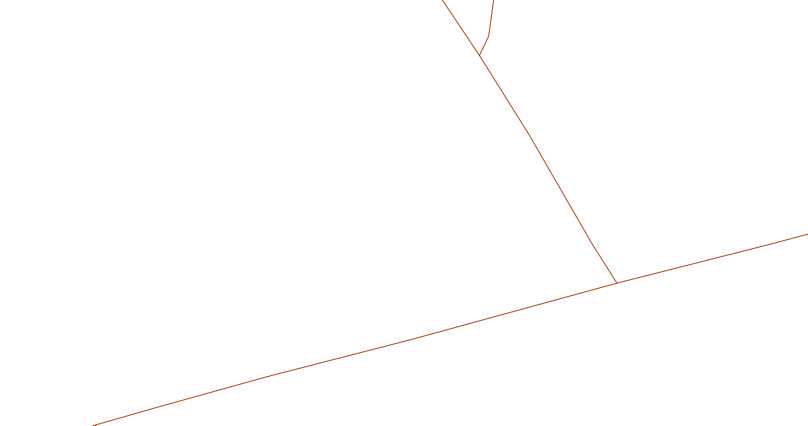
#> input picture Region_Growing/images/axe0.png, 1616 x 851 px, given in place of axe5.png, which was not available (shown at 1/2 size)
$ python mask.py -img 5
#> lines starting #> are read from the running program, lines starting #| are printed output that depends on the picture
import cv2
import numpy as np
import sys
from utils import *
from skimage import io, morphology
import matplotlib.pyplot as plt
import argparse  # Importation du module argparse pour le parsing des arguments

def update_kernel_size(val):
    """
    Slider callback function to update the kernel size and apply dilation to the skeleton image.
    """
    kernel_size = val

    # Ensure kernel_size is odd, preferred for convolution kernels
    if kernel_size % 2 == 0:
        kernel_size += 1

    kernel = np.ones((kernel_size, kernel_size), np.uint8)

    # Apply dilation
    dilated_mask = cv2.dilate(skeleton, kernel, iterations=1)

    # Apply the dilated mask to the road image
    masked_road = cv2.bitwise_and(road, road, mask=dilated_mask)

    # Display the result
    cv2.imshow('Masked Road', masked_road)

# Parser des arguments de la ligne de commande
def parse_arguments():
    parser = argparse.ArgumentParser(description="Apply dilation and segmentation to road images using skeleton axis.")
    parser.add_argument("-img", type=int, required=True, help="Image number to process (e.g., 1, 2, 3, ...)")
    return parser.parse_args()

# Main script
if __name__ == "__main__":
    # Parse les arguments de la ligne de commande
    args = parse_arguments()

    # Construire les chemins des images en fonction du numéro d'image
    image_number = args.img
    central_axis_path = f'images/axe{image_number}.png'
    road_image_path = f'route{image_number}.png'


    # Charger l'image de l'axe central
    central_axis = cv2.imread(central_axis_path, cv2.IMREAD_GRAYSCALE)
#> central_axis: shape (851, 1616); min 72, max 255, mean 254.5

    # Inverser l'image (si nécessaire)
    central_axis = cv2.bitwise_not(central_axis)
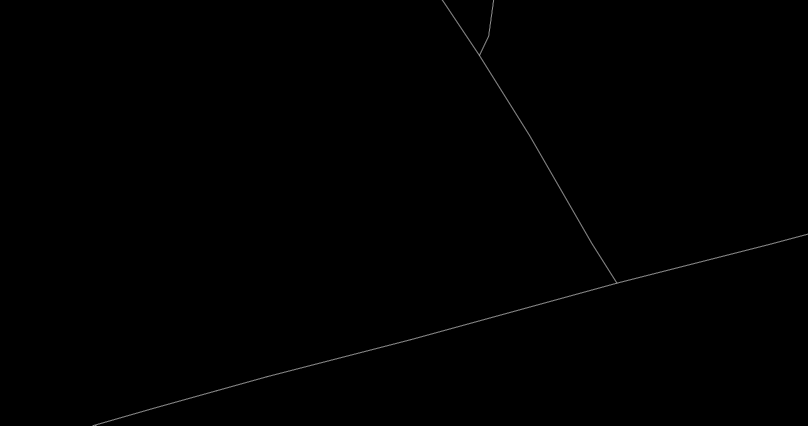
#> central_axis: shape (851, 1616) (shown at 1/2 size); min 0, max 183, mean 0.5

    # Redimensionner l'image pour l'adapter à l'écran
#> (the run stopped early here; a loop or call above may not have finished)

$ run again, on Region_Growing/images/axe5.png
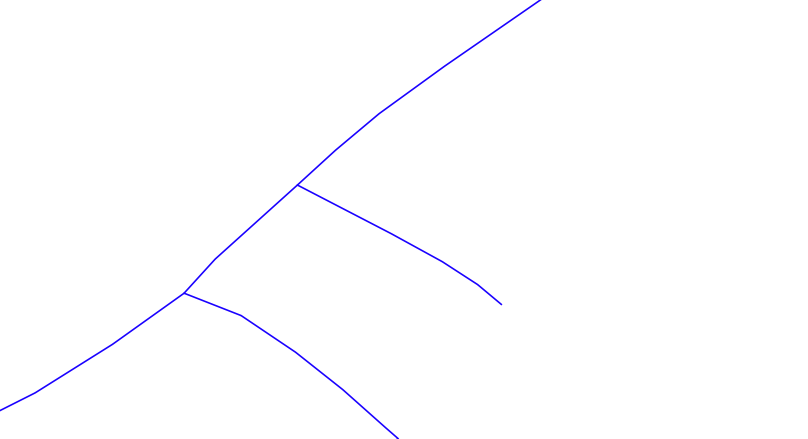
#> input picture Region_Growing/images/axe5.png, 1615 x 877 px (shown at 1/2 size)
#> `central_axis = cv2.bitwise_not(central_axis)`:
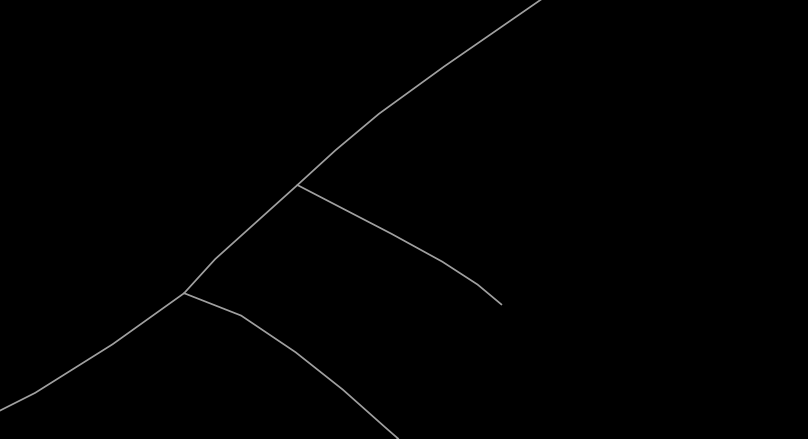
#> central_axis: shape (877, 1615) (shown at 1/2 size); min 0, max 159, mean 0.9
